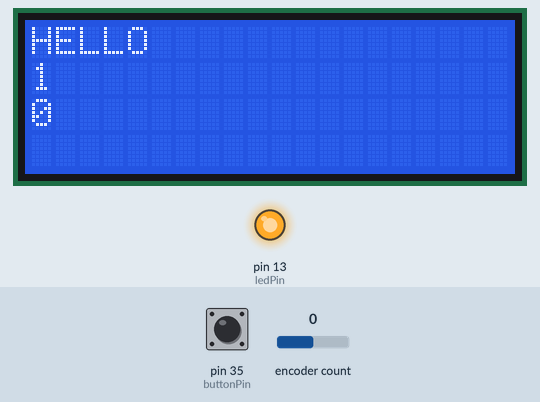
Simulated run of this sketch. Board: Arduino Mega 2560, built with avr-gcc and run on an emulated ATmega2560. On the bench: 20×4 character LCD, output pins drawn as LEDs (lit = HIGH). The test bench sets the inputs (shaded band); at power-on: pin 35 (buttonPin) HIGH, encoder count 0.

Above: at 1.6 s.
1.7 s: pin 35 (buttonPin) pulled LOW for 0.15 s
At 1.77 s:
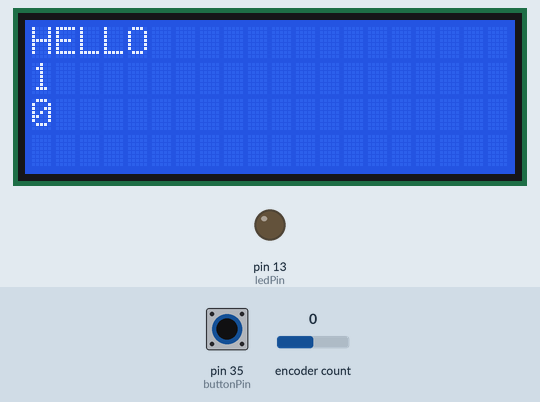
3.3 s: encoder count set to 1
At 4.8 s:
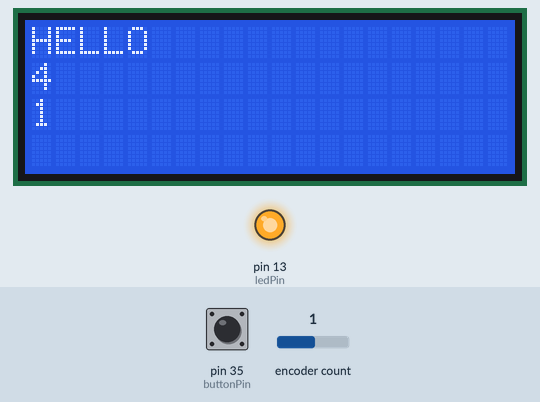
5.5 s: encoder count set to 2
At 6.7 s:
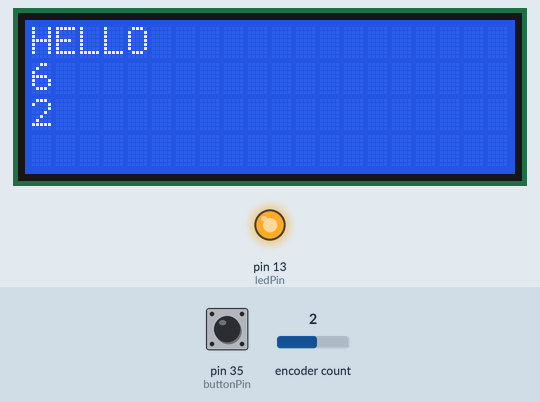
7.5 s: encoder count set to 3
At 8.8 s:
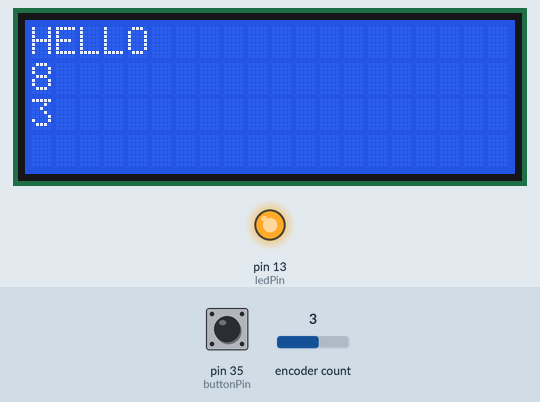
9.5 s: pin 35 (buttonPin) pulled LOW for 1 s
At 11.7 s:
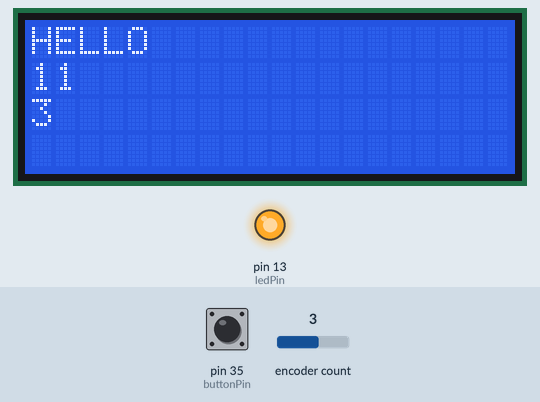
Timing chart, 0 to 13.0 s (numbered marks = the images above; inputs shaded):
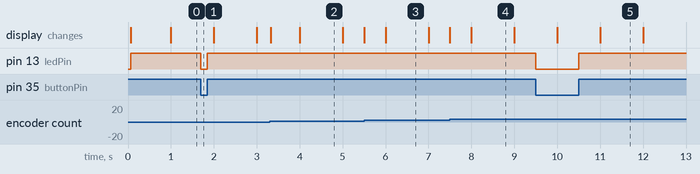

Measured:
- after the input at 1.7 s, pin 13 (ledPin): HIGH → LOW at once, → HIGH 0.15 s later
- after the input at 9.5 s, pin 13 (ledPin): HIGH → LOW at once, → HIGH 1.0 s later
- what the display in image 2 shows lasts 1.0 s, from 4.0 s to 5.0 s

The sketch:

lcd.ino
```cpp
#include <LiquidCrystal.h>
#include <RotaryEncoder.h>

unsigned long tt = 0;

RotaryEncoder encoder(33, 31); // WORKS, EXP2, clockwise goes down, counter-clockwise up
LiquidCrystal lcd(16, 17, 23, 25, 27, 29); // WORKS, EXP1
const int ledPin =  13; // WORKS, Mega
const int buttonPin = 35; // WORKS, EXP1, needs pullup, because of that default state HIGH
const int buzzer = 37; // WORKS, EXP1

int buttonState = 0;

void setup() {
  pinMode(ledPin, OUTPUT);
  pinMode(buttonPin, INPUT_PULLUP);
  pinMode(buzzer, OUTPUT);
  lcd.begin(20, 4);
  lcd.print("HELLO");
  noTone(buzzer);
}

void loop() {
  encoder.tick();
  unsigned long ct = millis() / 1000;
  if (ct != tt) {
    lcd.setCursor(0, 1);
    lcd.print(ct);
    tt = ct;
  }
  int newPos = encoder.getPosition();
  lcd.setCursor(0, 2);
  lcd.print(newPos);
  buttonState = digitalRead(buttonPin);
  if (buttonState == HIGH) {
    digitalWrite(ledPin, HIGH);
  } else {
    digitalWrite(ledPin, LOW);
  }
}
```
